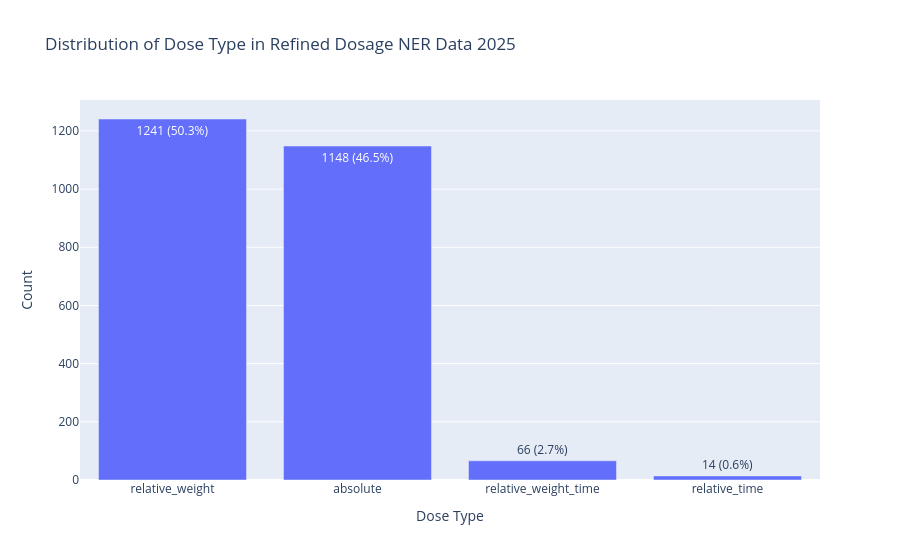

The cell this chart's notebook holds for it:
### Code cell
# Plot distribution of Dose Type in refined dosage_ner_data_2025
dose_type_counts = dosage_ner_data_2025_refined['Dose_Type'].value_counts().reset_index()
dose_type_counts.columns = ['Dose_Type', 'Count']
dose_type_counts['Percent'] = (dose_type_counts['Count'] / dose_type_counts['Count'].sum() * 100).round(1)

fig = go.Figure(
    data=[
        go.Bar(
            x=dose_type_counts['Dose_Type'],
            y=dose_type_counts['Count'],
            text=dose_type_counts.apply(lambda r: f"{r['Count']} ({r['Percent']}%)", axis=1),
            textposition='auto'
        )
    ]
)
fig.update_layout(
    title='Distribution of Dose Type in Refined Dosage NER Data 2025',
    xaxis_title='Dose Type',
    yaxis_title='Count'
)
fig.show()

### Figure 1 — Plotly figure (JSON) as saved in the notebook; plotly's stock layout.template omitted (floating-point values rounded to 4 significant figures)
{"data": [{"text": ["1241 (50.3%)", "1148 (46.5%)", "66 (2.7%)", "14 (0.6%)"], "textposition": "auto", "type": "bar", "x": ["relative_weight", "absolute", "relative_weight_time", "relative_time"], "y": [1241, 1148, 66, 14]}], "layout": {"title": {"text": "Distribution of Dose Type in Refined Dosage NER Data 2025"}, "xaxis": {"title": {"text": "Dose Type"}}, "yaxis": {"title": {"text": "Count"}}}}
